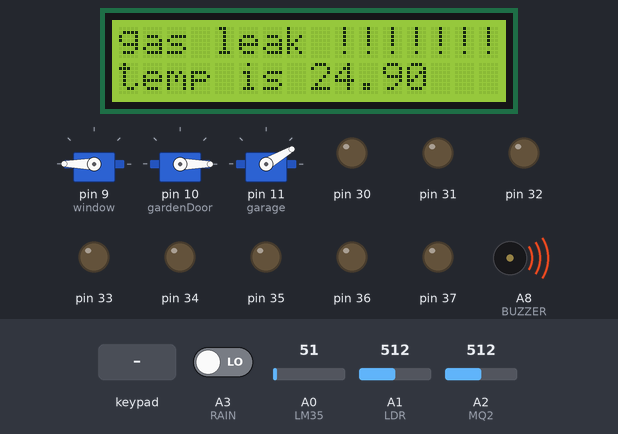
The sketch below on a simulated Arduino Mega 2560, built with avr-gcc and run on an emulated ATmega2560. Parts: 3 × servo, 16×2 character LCD, output pins drawn as LEDs (lit = HIGH), buzzer (waves = sounding, pin HIGH). The inputs (shaded band) are chosen by the test bench; at power-on: A1 (LDR) = 512, A2 (MQ2) = 512, A0 (LM35) = 51, A3 (RAIN) LOW. What the sketch prints to the serial monitor is not drawn.

Above: at 1.7 s.
1.8 s: keypad keys 4 5 6 4 5 6 pressed 0.4 s apart
At 5.6 s:
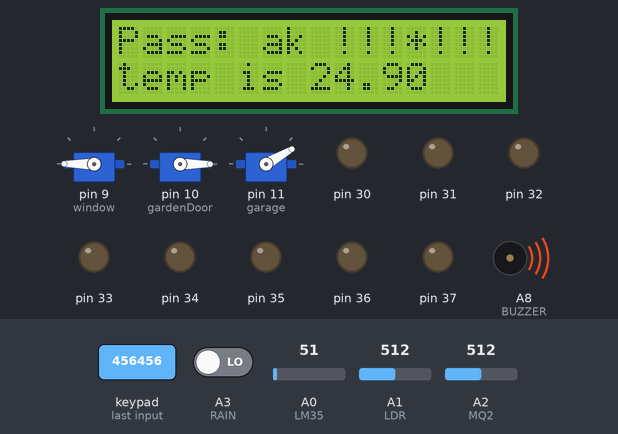
5.7 s: A1 (LDR) set to 930
8.7 s: keypad keys 0 0 0 0 0 0 pressed 0.4 s apart
At 10.65 s:
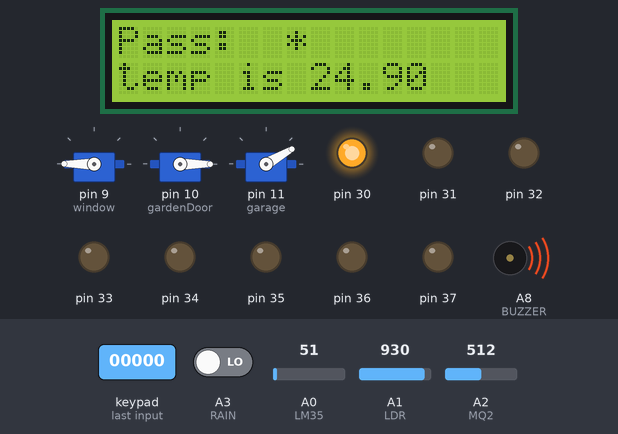
12.6 s: A2 (MQ2) set to 314
15.6 s: A2 (MQ2) set to 292
At 18.4 s:
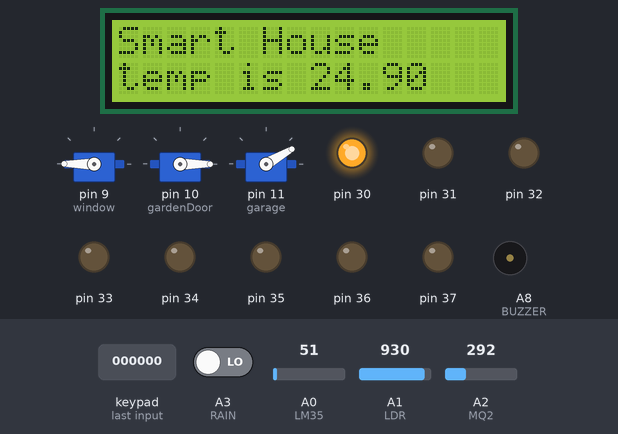
18.6 s: keypad keys 4 5 6 4 5 6 # pressed 0.4 s apart
At 23.6 s:
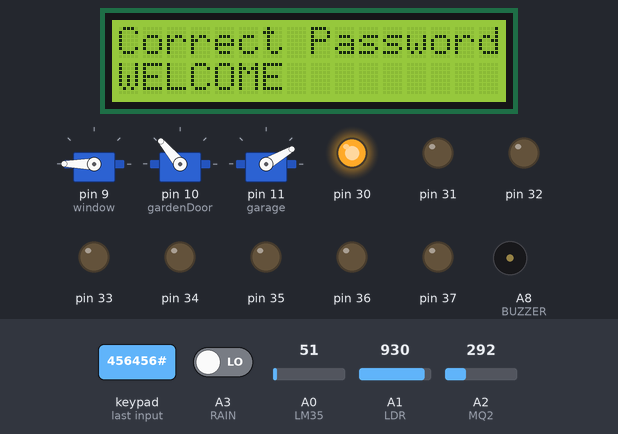
Timing chart, 0 to 23.9 s (numbered marks = the images above; inputs shaded):
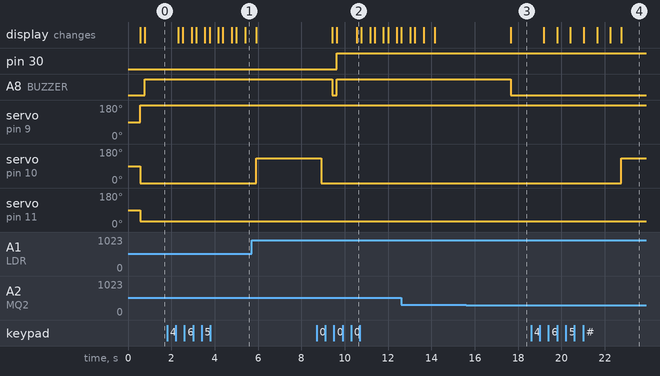

Measured:
- the behaviour switches between 301 and 300 on A2 (MQ2) (found by bisection; images 2 and 3)
- after the input at 1.8 s, the display: first changes after 0.51 s (image 1 shows a later state)
- after the input at 8.7 s, the display: first differs from a run without the input after 1.8 s (image 2 shows a later state)
- after the input at 15.6 s, A8 (BUZZER): goes on until 17.7 s, then stays LOW
- after the input at 18.6 s, servo on pin 10 (gardenDoor): 0° → 130° after 4.2 s; the display: first changes after 0.59 s (image 4 shows a later state)

The sketch:

eslam_7.ino
```cpp
#include <Servo.h>
#include <Keypad.h>
#include <LiquidCrystal.h>

#define BUZZER A8
#define LM35 A0
#define LDR A1
#define MQ2 A2
#define RAIN A3
#define GASBUZZ 300
#define MAXTEMP 40

#define WINDOW_CLOSE 180
#define WINDOW_OPEN 60
#define GARDEN_CLOSE 0
#define GARDEN_OPEN 130
#define GARAGE_CLOSE 30
#define GARAGE_OPEN 150

int w = 0 ;
int d = 0 ;
int g = 0 ;

Servo window ;
Servo gardenDoor ;
Servo garage ;


const byte ROWS = 4;
const byte COLS = 4;

LiquidCrystal lcd(2, 3, 4, 5, 6, 7);
int c = 0;
int i = 0;
int error = 0;
char keys[ROWS][COLS] =
{ {'1', '2', '3', 'A'},
  {'4', '5', '6', 'B'},
  {'7', '8', '9', 'C'},
  {'*', '0', '#', 'D'}
};

char enteredPass[6];
char pass[6] = {'4', '5', '6', '4', '5', '6'};

byte rowPins[ROWS] = {29, 28, 27, 26};
byte colPins[COLS] = {25, 24, 23, 22};

int count = 0;
int f = 0;
Keypad keypad = Keypad( makeKeymap(keys), rowPins, colPins, ROWS, COLS );

void setup() {
  // put your setup code here, to run once:
  Serial.begin(9600);

  window.attach(9);
  gardenDoor.attach(10);
  garage.attach(11);


  pinMode(30, OUTPUT);
  pinMode(31, OUTPUT);
  pinMode(32, OUTPUT);
  pinMode(33, OUTPUT);
  pinMode(34, OUTPUT);
  pinMode(35, OUTPUT);
  pinMode(36, OUTPUT);
  pinMode(37, OUTPUT);

  digitalWrite(30, LOW);
  digitalWrite(31, LOW);
  digitalWrite(32, LOW);
  digitalWrite(33, LOW);
  digitalWrite(34, LOW);
  digitalWrite(35, LOW);
  digitalWrite(36, LOW);
  digitalWrite(37, LOW);

  pinMode(LM35, INPUT);
  pinMode(LDR, INPUT);
  pinMode(MQ2, INPUT);
  pinMode(RAIN, INPUT);

  pinMode(BUZZER, OUTPUT);
  digitalWrite(BUZZER, LOW);

  lcd.begin(16, 2);

  print1();

}

void print1()
{
  float val = analogRead(LM35);
  float mv = (val / 1024.0) * 5000 ;
  float temp = mv / 10 ;

  delay(500);
  lcd.clear();
  lcd.setCursor(0, 0);
  lcd.print("Smart House");
  lcd.setCursor(0, 1);
  lcd.print("temp is ");
  lcd.print(temp);
  if (temp > MAXTEMP) {
    digitalWrite(BUZZER, HIGH);
  }
  else {
    digitalWrite(BUZZER, LOW);
  }
}

void loop() {
  if (Serial.available()) {
    char data = Serial.read();
    if (data == 'A') {
      digitalWrite(32, HIGH);
    }
    else if (data == 'a') {
      digitalWrite(32, LOW);
    }
    else if (data == 'B') {
      digitalWrite(31, HIGH);
    }
    else if (data == 'b') {
      digitalWrite(31, LOW);
    }
    else if (data == 'C') {
      digitalWrite(37, HIGH);
    }
    else if (data == 'c') {
      digitalWrite(37, LOW);
    }
    else if (data == 'D') {
      digitalWrite(33, HIGH);
    }
    else if (data == 'd') {
      digitalWrite(33, LOW);
    }
    else if (data == 'E') {
      digitalWrite(34, HIGH);
    }
    else if (data == 'e') {
      digitalWrite(34, LOW);
    }
    else if (data == 'F') {
      digitalWrite(35, HIGH);
    }
    else if (data == 'f') {
      digitalWrite(35, LOW);
    }
    else if (data == 'G') {
      g = 1 ;
      digitalWrite(36, HIGH);
    }
    else if (data == 'g') {
      g = 0 ;
      digitalWrite(36, LOW);
    }
    else if (data == 'H') {
      //WINDOW OPEN
      w = 1 ;
    }
    else if (data == 'h') {
      //WINDOW CLOSE
      w = 0 ;
    }
    else if (data == 'I') {
      //GARDEN DOOR OPEN
      d = 1 ;
    }
    else if (data == 'i') {
      //GARDEN DOOR CLOSE
      d = 0 ;
    }
  }
  ///////////////////////////////////////////////
  if (w == 1) {
    window.write(WINDOW_OPEN);
  }
  else {
    window.write(WINDOW_CLOSE);
  }
  ///////
  if (d == 1) {
    gardenDoor.write(GARDEN_OPEN);
  }
  else {
    gardenDoor.write(GARDEN_CLOSE);
  }
  ///////
  if (g == 1) {
    garage.write(GARAGE_OPEN);
  }
  else {
    garage.write(GARAGE_CLOSE);
  }
  ///////////////////////////////////////////////
  ///////////sensors ///////////////
  float val = analogRead(LM35);
  float mv = (val / 1024.0) * 5000 ;
  float temp = mv / 10 ;

  int light = analogRead(LDR);
  int rain = digitalRead(RAIN);
  int gas = analogRead(MQ2);


  lcd.setCursor(0, 1);
  lcd.print("temp is ");
  lcd.print(temp);
  delay(200);

  Serial.print("temp  = ");
  Serial.print(temp);
  Serial.print(" || ");

  Serial.print("light = ");
  Serial.print(light);
  Serial.print(" || ");

  Serial.print("gas = ");
  Serial.println(gas);

  //////// sensors action //////////

  if (gas > GASBUZZ) {

    lcd.setCursor(0, 0);
    lcd.print("gas leak !!!!!!!");
    digitalWrite(BUZZER, HIGH);
  }
  /////////////////////////////////
  else if (temp > MAXTEMP) {
    digitalWrite(BUZZER, HIGH);
  }
  /////////////////////////////////
  else if (rain == 1) {
    w = 0;
    lcd.setCursor(0, 0);
    lcd.print("it is raining   ");
  }
  else {
    digitalWrite(BUZZER, LOW);
  }
  /////////////////////////////////

  if (light > 920) {
    digitalWrite(30, HIGH);
  }
  else {
    digitalWrite(30, LOW);
  }
  /////////////////////////////////

  /////////keypad///////////////

  char key = keypad.getKey();
  if (key != NO_KEY && i < 6) {
    if (f == 0) {
      delay(500);
      lcd.clear();
      f = 1;
    }
    lcd.setCursor(0, 0);
    lcd.print("Pass: ");
    lcd.setCursor(i + 7, 0);
    lcd.print("*");
    enteredPass[i] = key;
    if (enteredPass[i] == pass[i])c++;
    i++;
  }

  if (c == 6)
  {
    delay(500);
    lcd.clear();

    lcd.setCursor(0, 0);
    lcd.print("Correct Password");

    lcd.setCursor(0, 1);
    lcd.print("WELCOME");
    gardenDoor.write(GARDEN_OPEN);
    delay(3000);
    gardenDoor.write(GARDEN_CLOSE);

    char enteredPass[] = {'0', '0', '0', '0', '0', '0'};
    print1();
    c = 0;
    i = 0;
    f = 0;
  }

  else if (c < 6 && i == 6) {
    delay(500);
    lcd.clear();
    lcd.setCursor(0, 0);
    lcd.print("WRONG Password");
    lcd.setCursor(0, 1);
    lcd.print("please try again");
    delay(3000);
    i = 0;
    c = 0;
    f = 0;
    error++;
    if (error < 3)
    {
      print1();
    }
    if (error == 3) {
      delay(500);
      lcd.clear();
      lcd.setCursor(0, 0);
      lcd.print("WRONG PASSWORD");
      lcd.setCursor(0, 1);
      lcd.print("3 TIMES !!!!!!");
      for (int j = 0 ; j <= 20 ; j++) {
        digitalWrite(BUZZER, HIGH);
        delay(200);
        digitalWrite(BUZZER, LOW);
        delay(200);
      }
      print1();
    }
  }
  ////////////////////////////////////
}
```
